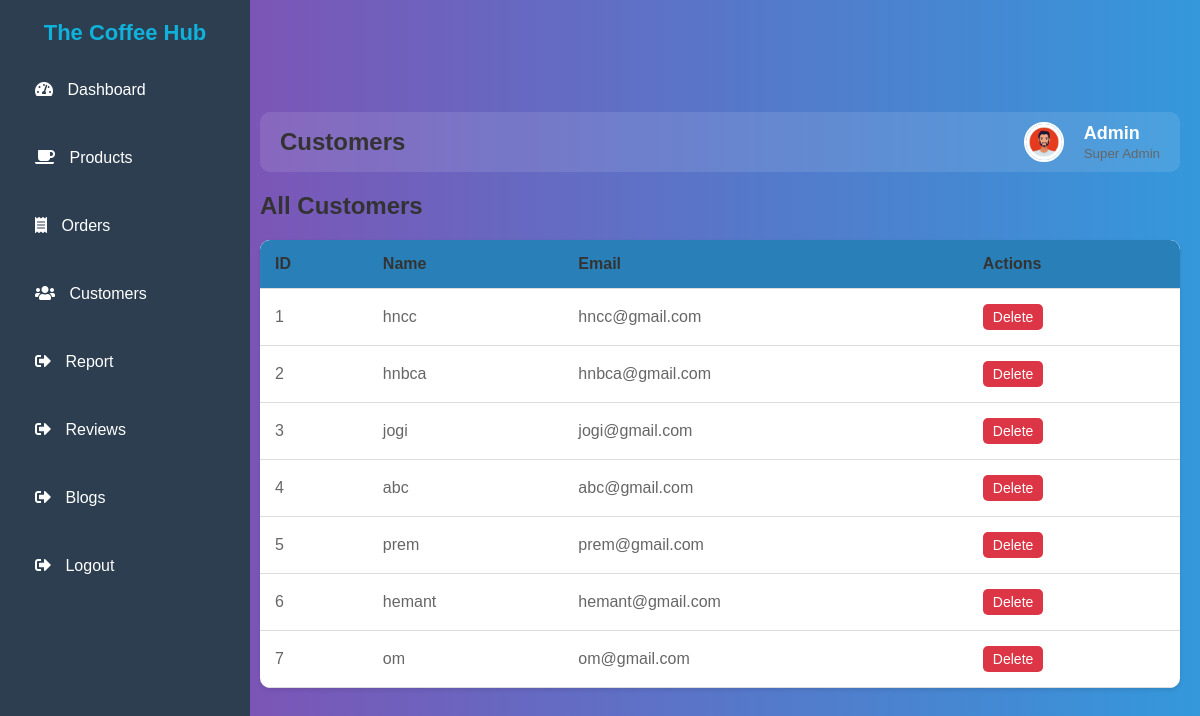
The page /Customers.php on the database its author committed.
### tables this page shows
CREATE TABLE IF NOT EXISTS `usertable` (
  `User_id` int NOT NULL AUTO_INCREMENT,
  `user_name` varchar(255) NOT NULL,
  `email` varchar(255) NOT NULL,
  `password` varchar(255) NOT NULL,
  `phone_no` varchar(15) NOT NULL,
  PRIMARY KEY (`User_id`)
);

### Customers.php (the view, shortened to what this page needs)
<?php
include 'db_connect.php';
?>
<!DOCTYPE html>
<html lang="en">
<head>
    <link rel="stylesheet" href="admin.css">
    <link rel="stylesheet" href="https://cdnjs.cloudflare.com/ajax/libs/font-awesome/5.15.4/css/all.min.css">
</head>
<body>
    <div class="sidebar">
        <h2>The Coffee Hub</h2>
        <ul>
            <li><a href="Dashbord.php"><i class="fas fa-tachometer-alt"></i> Dashboard</a></li>
            <li><a href="products.php"><i class="fas fa-coffee"></i> Products</a></li>
            <li><a href="orders.php"><i class="fas fa-receipt"></i> Orders</a></li>
            <li><a href="customers.php" class="active"><i class="fas fa-users"></i> Customers</a></li>
            <li><a href="report.php"><i class="fas fa-sign-out-alt"></i> Report</a></li>
            <li><a href="admin_reviews.php"><i class="fas fa-sign-out-alt"></i> Reviews</a></li>
            <li><a href="add_blog.php"><i class="fas fa-sign-out-alt"></i> Blogs</a></li>
            <li><a href="logout.php"><i class="fas fa-sign-out-alt"></i> Logout</a></li>
        </ul>
    </div>
    <div class="main-content">
        <header>
            <h2>Customers</h2>
            <div class="user-wrapper">
                <img src="admin.jpg" alt="Admin" class="admin-profile">
                <div class="user-info">
                    <h4>Admin</h4>
                    <small>Super Admin</small>
                </div>
            </div>
        </header>
        <main>
            <div class="customers-header">
                <h3>All Customers</h3>
            </div>
            <div class="customers-table">
                <table>
                    <thead>
                        <tr>
                            <th>ID</th>
                            <th>Name</th>
                            <th>Email</th>
                            <th>Actions</th>
                        </tr>
                    </thead>
                    <tbody>
                        <?php
                        $result = $conn->query("SELECT * FROM usertable");
                        if ($result->num_rows > 0) {
                            while ($row = $result->fetch_assoc()) {
                                echo "<tr>
                                    <td>{$row['User_id']}</td>
                                    <td>{$row['user_name']}</td>
                                    <td>{$row['email']}</td>
                                    <td>
                                        <a href='delete_customer.php?id={$row["User_id"]}' onclick='return confirm(\"Are you sure you want to delete this user?\")' class='btn delete-btn'>Delete</a>
                                    </td>
                                </tr>";
                            }
                        } else {
                            echo "<tr><td colspan='4'>No customers found</td></tr>";
                        }
                        ?>
                    </tbody>
                </table>
            </div>
        </main>
    </div>
</body>
</html>

### admin.css (style rules this page uses)
* { margin: 0; padding: 0; box-sizing: border-box; font-family: 'Poppins', sans-serif; }
body { display: flex; min-height: 100vh; background-color: #f4f7fc; }
.sidebar { width: 250px; height: 100vh; background: #333; padding: 20px; color: #fff; }
.sidebar h2 { font-size: 20px; margin-top: 0; }
.sidebar ul { list-style: none; padding-left: 0; }
.sidebar ul li { margin-bottom: 20px; }
.sidebar ul li a { color: #fff; text-decoration: none; font-size: 18px; display: flex; align-items: center; }
.sidebar ul li a .fas { margin-right: 10px; }
.main-content { width: 100%; padding: 20px; }
header { display: flex; justify-content: space-between; align-items: center; }
header h2 { font-size: 24px; color: #333; }
header .user-wrapper { display: flex; align-items: center; }
header .user-wrapper img { border-radius: 50%; width: 40px; height: 40px; margin-right: 10px; }
header .user-wrapper h4 { margin: 0; font-size: 18px; }
header .user-wrapper small { color: #666; }
table { width: 100%; border-collapse: collapse; }
table thead { background: #f4f4f4; text-align: left; }
table thead th { padding: 10px; font-size: 16px; color: #333; }
table tbody tr td { padding: 10px; font-size: 16px; color: #666; }
.customers-header { display: flex; justify-content: space-between; align-items: center; margin-top: 20px; }
.customers-header h3 { font-size: 24px; color: #333; }
.customers-table { margin-top: 20px; }
.customers-table table { width: 100%; border-collapse: collapse; background: #fff; box-shadow: 0 2px 4px rgba(0, 0, 0, 0.1); border-radius: 10px; overflow: hidden; }
.customers-table thead { background-color: #f4f4f4; text-align: left; }
.customers-table thead th { padding: 15px; font-size: 16px; color: #333; border-bottom: 1px solid #ddd; }
.customers-table tbody tr { border-bottom: 1px solid #ddd; }
.customers-table tbody tr:last-child { border-bottom: none; }
.customers-table tbody td { padding: 15px; font-size: 16px; color: #666; }
.customers-table .btn { padding: 5px 10px; font-size: 14px; border: none; border-radius: 5px; cursor: pointer; }
.customers-table .delete-btn { background-color: #dc3545; color: white; }
body { font-family: Arial, sans-serif; background-color: #f4f4f4; display: flex; justify-content: center; align-items: center; height: 100vh; margin: 0; }

### Customers.php (style rules this page uses)
body { font-family: Arial, sans-serif; background: linear-gradient(to right, #8e44ad, #3498db); color: white; margin: 0; padding: 0; }
.sidebar { background: #2c3e50; color: rgb(16, 178, 219); width: 250px; height: 100vh; position: fixed; transition: all 0.3s; left: 0; top: 0; }
.sidebar h2 { text-align: center; margin-bottom: 20px; font-size: 22px; }
.sidebar ul { list-style: none; padding: 0; }
.sidebar ul li { padding: 15px; border-radius: 5px; transition: 0.3s; }
.sidebar ul li a { color: white; text-decoration: none; display: block; font-size: 16px; }
.main-content { margin-left: 240px; padding: 20px; }
header { display: flex; justify-content: space-between; align-items: center; padding: 10px 20px; background: rgba(255, 255, 255, 0.1); border-radius: 10px; }
.user-wrapper { display: flex; align-items: center; gap: 10px; }
.admin-profile { width: 50px; height: 50px; border-radius: 50%; object-fit: cover; border: 2px solid white; }
.user-info h4 { margin: 0; font-size: 16px; }
.user-info small { color: #ddd; }
.customers-header { display: flex; justify-content: space-between; align-items: center; margin-top: 20px; }
.customers-header h3 { font-size: 24px; }
table { width: 100%; border-collapse: collapse; background: white; color: black; border-radius: 10px; overflow: hidden; }
th, td { padding: 12px; text-align: left; border-bottom: 1px solid #ddd; }
th { background: #2980b9; color: white; }
.btn { padding: 8px 12px; border-radius: 5px; text-decoration: none; display: inline-block; transition: 0.3s; }
.delete-btn { background: #e74c3c; color: white; }

### rows shown on the page
usertable: User_id "1", user_name "hncc", email "hncc@gmail.com"
usertable: User_id "2", user_name "hnbca", email "hnbca@gmail.com"
usertable: User_id "3", user_name "jogi", email "jogi@gmail.com"
usertable: User_id "4", user_name "abc", email "abc@gmail.com"
usertable: User_id "5", user_name "prem", email "prem@gmail.com"
usertable: User_id "6", user_name "hemant", email "hemant@gmail.com"
usertable: User_id "7", user_name "om", email "om@gmail.com"
